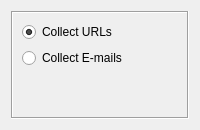
            <widget class="QWidget" name="tabWhat">
             <attribute name="icon">
              <iconset resource="MainResource.qrc">
               <normaloff>:/Main/wmploc_DLL_475.png</normaloff>:/Main/wmploc_DLL_475.png</iconset>
             </attribute>
             <attribute name="title">
              <string>What</string>
             </attribute>
             <layout class="QVBoxLayout" name="verticalLayout_25">
              <item>
               <widget class="QFrame" name="frame_3">
                <property name="frameShape">
                 <enum>QFrame::Box</enum>
                </property>
                <property name="frameShadow">
                 <enum>QFrame::Sunken</enum>
                </property>
                <layout class="QVBoxLayout" name="verticalLayout_24">
                 <item>
                  <widget class="QRadioButton" name="collectUrls">
                   <property name="text">
                    <string>Collect URLs</string>
                   </property>
                   <property name="checked">
                    <bool>true</bool>
                   </property>
                   <property name="autoRepeat">
                    <bool>false</bool>
                   </property>
                   <property name="autoExclusive">
                    <bool>true</bool>
                   </property>
                  </widget>
                 </item>
                 <item>
                  <widget class="QRadioButton" name="collectEmails">
                   <property name="text">
                    <string>Collect E-mails</string>
                   </property>
                  </widget>
                 </item>
                 <item>
                  <spacer name="verticalSpacer_11">
                   <property name="orientation">
                    <enum>Qt::Vertical</enum>
                   </property>
                   <property name="sizeHint" stdset="0">
                    <size>
                     <width>20</width>
                     <height>40</height>
                    </size>
                   </property>
                  </spacer>
                 </item>
                </layout>
               </widget>
              </item>
             </layout>
            </widget>
